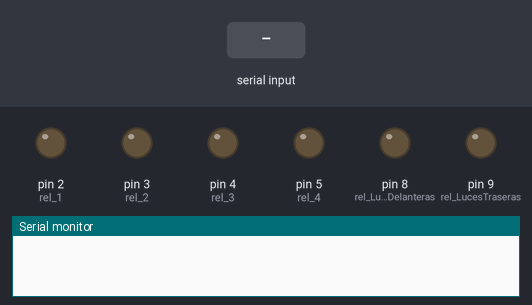
The sketch below on a simulated Arduino Uno, built with avr-gcc and run on an emulated ATmega328P. Shown: output pins drawn as LEDs (lit = HIGH), the last lines printed to the serial monitor. The test bench sets the inputs (shaded band).

Above: at 1.2 s.
1.3 s: "A" received over Serial
At 2.5 s:
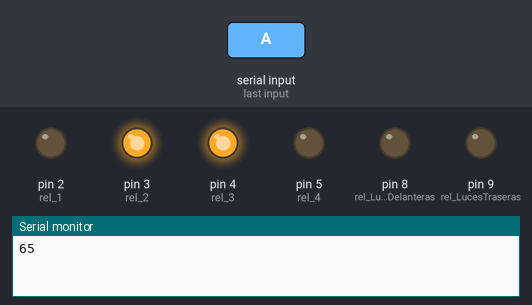
2.8 s: "B" received over Serial
At 4.5 s:
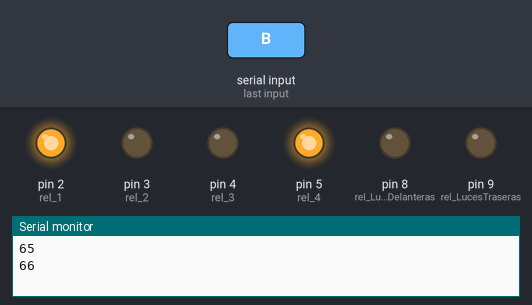
5.3 s: "R" received over Serial
At 5.6 s:
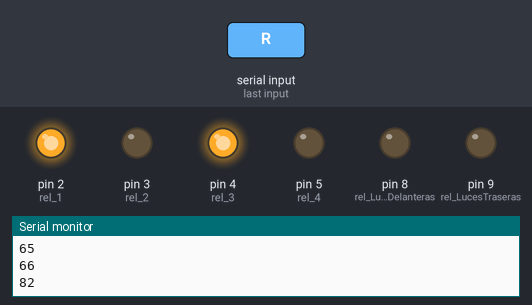
6.8 s: "L" received over Serial
At 8.0 s:
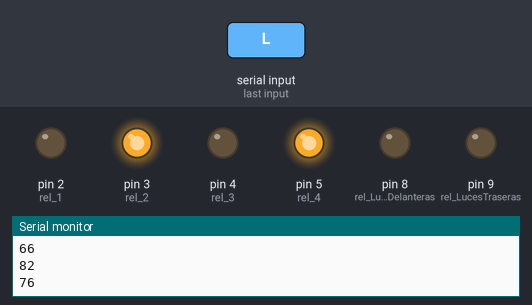
8.3 s: "E" received over Serial
At 9.1 s:
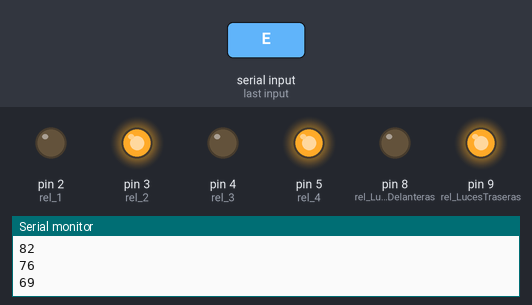
9.8 s: "S" received over Serial
At 10.3 s:
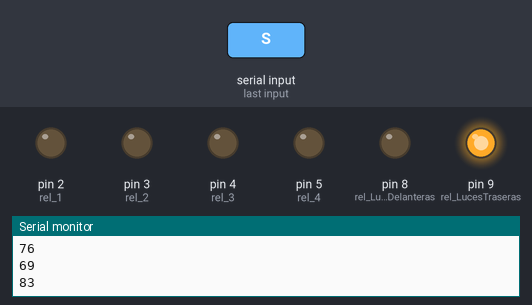
Timing chart, 0 to 12.3 s (numbered marks = the images above; inputs shaded):
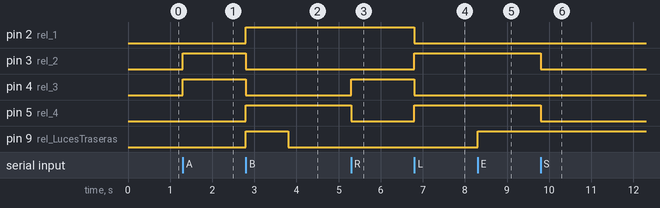

Measured:
- after the input at 1.3 s, pin 3 (rel_2), pin 4 (rel_3): LOW → HIGH at once
- after the input at 2.8 s, pin 2 (rel_1), pin 5 (rel_4): LOW → HIGH at once; pin 3 (rel_2), pin 4 (rel_3): HIGH → LOW at once; pin 9 (rel_LucesTraseras): LOW → HIGH at once, → LOW 1.0 s later
- after the input at 5.3 s, pin 4 (rel_3): LOW → HIGH at once; pin 5 (rel_4): HIGH → LOW at once
- after the input at 6.8 s, pin 2 (rel_1), pin 4 (rel_3): HIGH → LOW at once; pin 3 (rel_2), pin 5 (rel_4): LOW → HIGH at once
- after the input at 8.3 s, pin 9 (rel_LucesTraseras): LOW → HIGH at once
- after the input at 9.8 s, pin 3 (rel_2), pin 5 (rel_4): HIGH → LOW at once

The sketch:

led_raspberry.ino
```cpp
//Variables asociadas a los dos LEDs que se van a controlar
int rel_1 = 2, rel_2 = 3, rel_3 = 4, rel_4 = 5, rel_LucesDelanteras = 8, rel_LucesTraseras = 9;

int valor; //Variable para indicar que llega una orden

void setup() {

  pinMode(rel_1, OUTPUT);
  pinMode(rel_2, OUTPUT);
  pinMode(rel_3, OUTPUT);
  pinMode(rel_4, OUTPUT);
  pinMode(rel_LucesDelanteras, OUTPUT);
  pinMode(rel_LucesTraseras, OUTPUT);
  Serial.begin(9600);
}

void loop() {

  if (Serial.available()) //Si el puerto serie (Bluetooth) está disponible
  {
    valor = Serial.read(); //Lee el dato entrante via Bluetooth
    Serial.println(valor);
    if (valor == 'A') {
      adelante();
    }
    if (valor == 'B') {
      reversa();
      LucesTracerasOn();
      delay(1000);
      LucesTrecerasOff();
    }
    if (valor == 'R') {
      derecha();
    }
    if (valor == 'L') {
      izquierda();
    }
    if (valor == 'W') {
      //LucesON();
    }
    if (valor == 'Q') {
      LucesOFF();
    }
    if (valor == 'S') {
      alto();
    }
    if (valor == 'E') {
      LucesTracerasOn();
    }
    if (valor == 'D') {
      LucesTrecerasOff();
    }
  }
}

void LucesON() {
  digitalWrite(rel_LucesDelanteras, HIGH);
}
void LucesOFF() {
  digitalWrite(rel_LucesDelanteras, LOW);
}
void LucesTracerasOn() {
  digitalWrite(rel_LucesTraseras, HIGH);
}
void LucesTrecerasOff() {
  digitalWrite(rel_LucesTraseras, LOW);
}

void reversa() {
  digitalWrite(rel_1, HIGH);
  digitalWrite(rel_2, LOW);
  digitalWrite(rel_3, LOW);
  digitalWrite(rel_4, HIGH);

}
void adelante() {
  digitalWrite(rel_1, LOW);
  digitalWrite(rel_2, HIGH);
  digitalWrite(rel_3, HIGH);
  digitalWrite(rel_4, LOW);

}
void derecha() {
  digitalWrite(rel_1, HIGH);
  digitalWrite(rel_2, LOW);
  digitalWrite(rel_3, HIGH);
  digitalWrite(rel_4, LOW);
}

void izquierda() {
  digitalWrite(rel_1, LOW);
  digitalWrite(rel_2, HIGH);
  digitalWrite(rel_3, LOW);
  digitalWrite(rel_4, HIGH);
}
void alto() {
  digitalWrite(rel_1, LOW);
  digitalWrite(rel_2, LOW);
  digitalWrite(rel_3, LOW);
  digitalWrite(rel_4, LOW);
}
```
